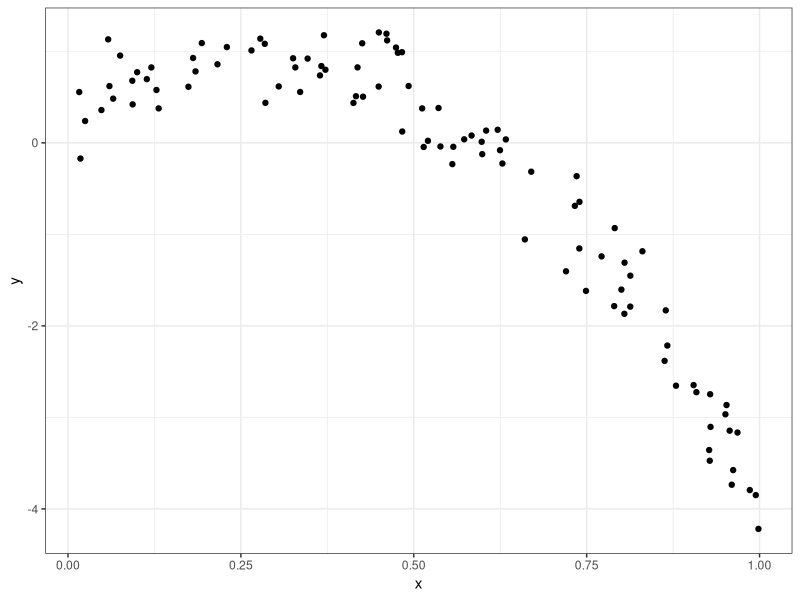
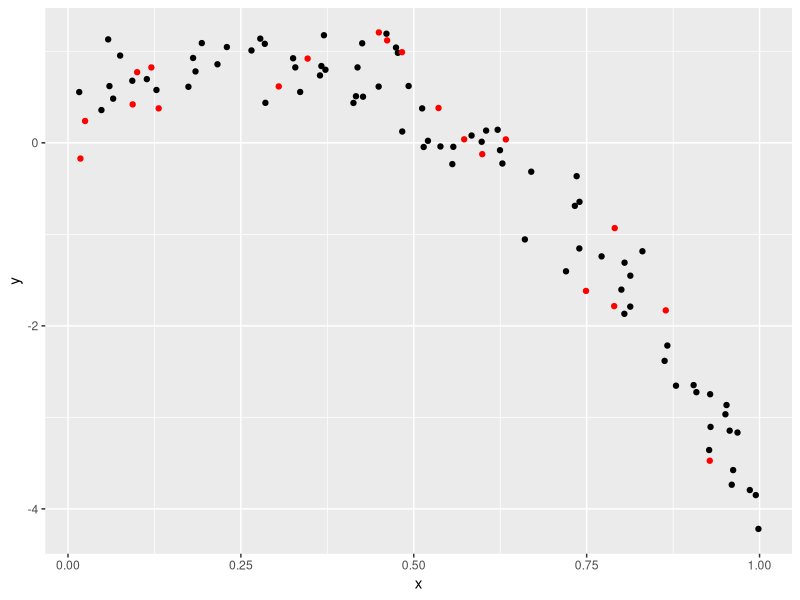
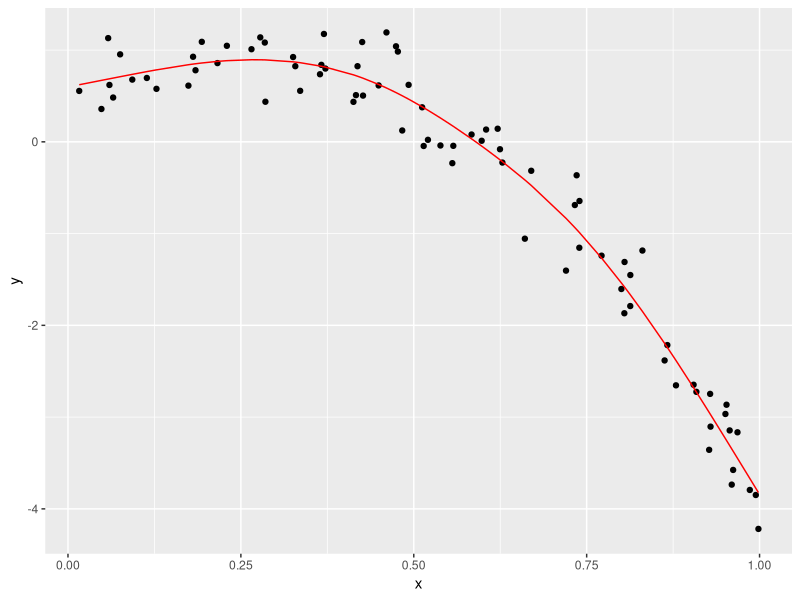
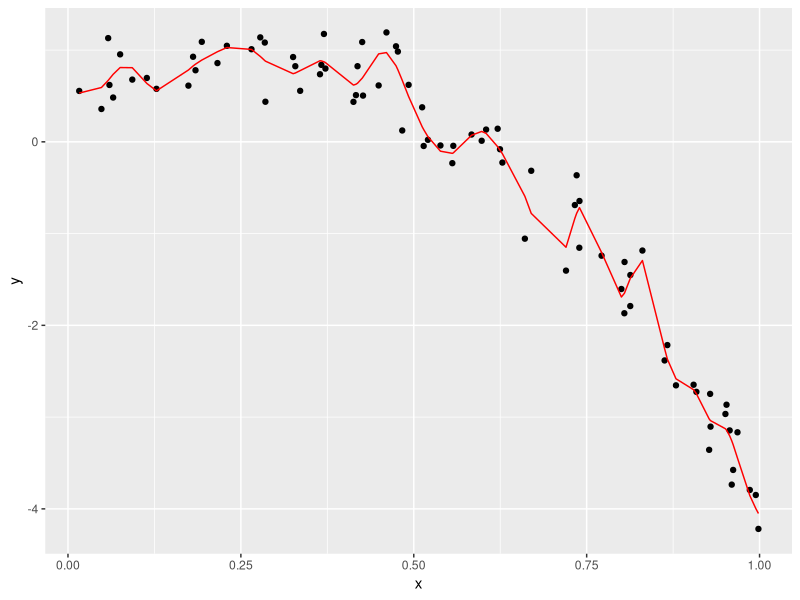
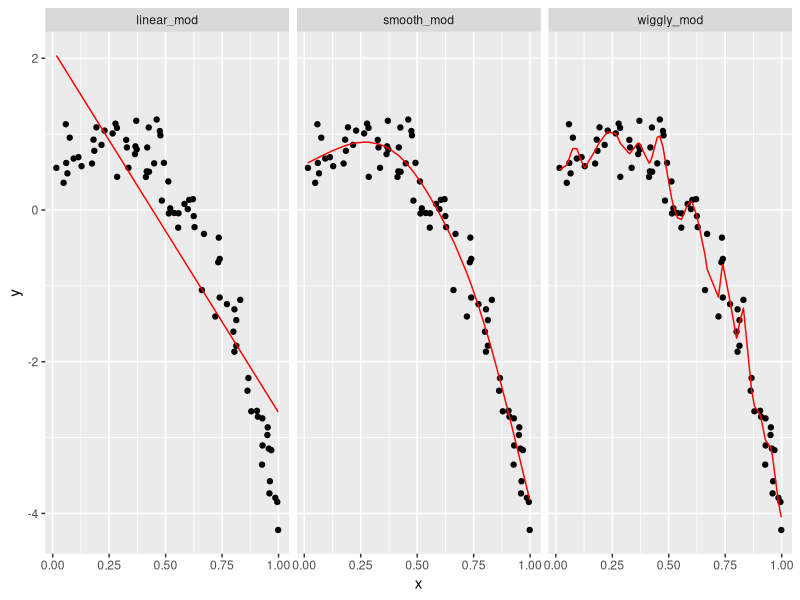

Write the R code that produced these figures, in order.
## ---- chunk 1
knitr::opts_chunk$set(echo = TRUE)
## ---- chunk 2
library(tidyverse)
library(modelr)
library(mgcv)
## ---- chunk 3
nonlin_df = 
  tibble(
    id = 1:100,
    x = runif(100, 0, 1),
    y = 1 - 10 * (x - .3) ^ 2 + rnorm(100, 0, .3)
  )

nonlin_df %>% 
  ggplot(aes(x = x, y = y)) + 
  geom_point() + theme_bw()
## ---- chunk 4
train_df = sample_n(nonlin_df, 80)
test_df = anti_join(nonlin_df, train_df, by = "id")

ggplot(train_df, aes(x = x, y = y)) + 
  geom_point() + 
  geom_point(data = test_df, color = "red")
## ---- chunk 5
linear_mod = lm(y ~ x, data = train_df)
smooth_mod = mgcv::gam(y ~ s(x), data = train_df)
wiggly_mod = mgcv::gam(y ~ s(x, k = 30), sp = 10e-6, data = train_df)
## ---- chunk 6
train_df %>% 
  add_predictions(smooth_mod) %>% 
  ggplot(aes(x = x, y = y)) + geom_point() + 
  geom_line(aes(y = pred), color = "red")
## ---- chunk 7
train_df %>% 
  add_predictions(wiggly_mod) %>% 
  ggplot(aes(x = x, y = y)) + geom_point() + 
  geom_line(aes(y = pred), color = "red")
## ---- chunk 8
train_df %>% 
  gather_predictions(linear_mod, smooth_mod, wiggly_mod) %>% 
  mutate(model = fct_inorder(model)) %>% 
  ggplot(aes(x = x, y = y)) + 
  geom_point() + 
  geom_line(aes(y = pred), color = "red") + 
  facet_wrap(~model)
## ---- chunk 9
rmse(linear_mod, test_df)

rmse(smooth_mod, test_df)

rmse(wiggly_mod, test_df)
## ---- chunk 10
cv_df = 
  crossv_mc(nonlin_df, 100)
## ---- chunk 11
cv_df %>% pull(train) %>% .[[1]] %>% as_tibble
